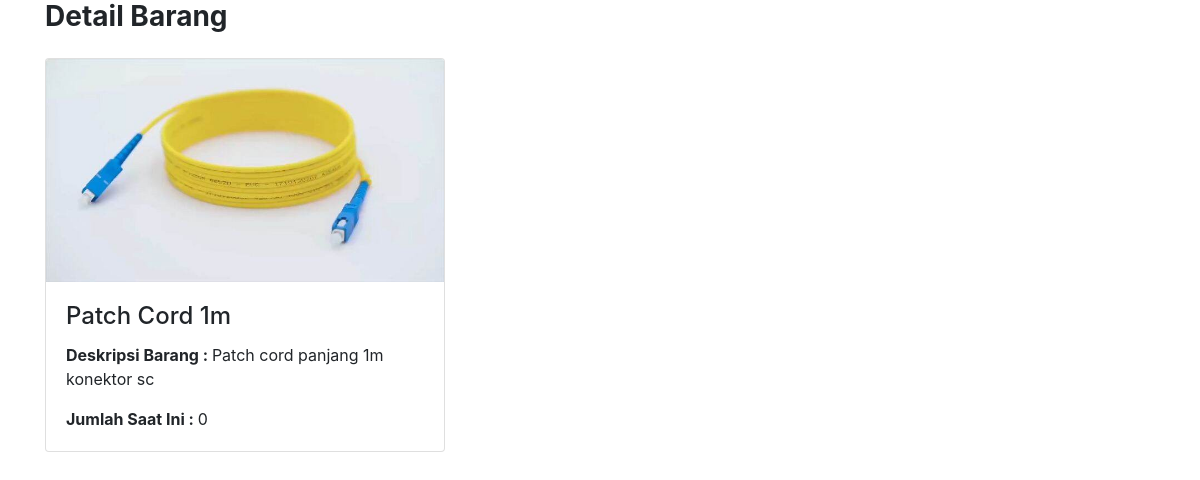
/view.php?id=9, run on the app's committed database.
### tables this page shows
CREATE TABLE `stock` (
  `idbarang` int(11) NOT NULL,
  `barcode` varchar(100) NOT NULL,
  `namabarang` varchar(25) NOT NULL,
  `deskripsi` varchar(50) NOT NULL,
  `stock` int(11) NOT NULL,
  `image` varchar(99) DEFAULT NULL
);

### view.php (the view, shortened to what this page needs)
<?php
    require 'function.php';
    $idbarang = $_GET['id'];
    $get = mysqli_query($conn,"SELECT * FROM stock WHERE idbarang='$idbarang'");
    $fetch = mysqli_fetch_array($get);
    $namabarang = $fetch['namabarang'];
    $deskripsi = $fetch['deskripsi'];
    $stock = $fetch['stock'];
    $gambar = $fetch['image'];
    if($gambar==null){
        $img = 'No Image';
    } else {
        $img = '<img class="card-img-top" src="image/'.$gambar.'" alt="Card image" style="width:100%">';
    }
?>
<!DOCTYPE html>
<html lang="en">
<head>
    <link rel="stylesheet" href="https://cdn.jsdelivr.net/npm/bootstrap@4.6.2/dist/css/bootstrap.min.css">
</head>
<body>
    <div class="container">
        <h3><strong>Detail Barang</strong></h3>
    <div class="card mt-4" style="width:400px">
        <?php echo $img;?>
    <div class="card-body">
      <h4 class="card-title"><?php echo $namabarang;?></h4>
      <p class="card-text"><strong>Deskripsi Barang : </strong><?php echo $deskripsi;?></p>
      <p class="card-text"><strong>Jumlah Saat Ini : </strong><?php echo $stock;?></p>
    </div>
  </div>
    </div>
</body>
</html>

### data on the page
stock: image (picture), namabarang "Patch Cord 1m", deskripsi "Patch cord panjang 1m konektor sc", stock "0"
